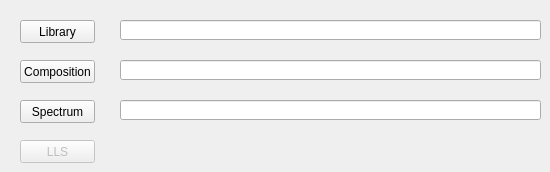
          <widget class="QWidget" name="tab_5">
           <attribute name="title">
            <string>LLS</string>
           </attribute>
           <widget class="QPushButton" name="pbt_fsa_lls_lib">
            <property name="geometry">
             <rect>
              <x>20</x>
              <y>20</y>
              <width>75</width>
              <height>23</height>
             </rect>
            </property>
            <property name="text">
             <string>Library</string>
            </property>
           </widget>
           <widget class="QPushButton" name="pbt_fsa_lls_compo">
            <property name="geometry">
             <rect>
              <x>20</x>
              <y>60</y>
              <width>75</width>
              <height>23</height>
             </rect>
            </property>
            <property name="text">
             <string>Composition</string>
            </property>
           </widget>
           <widget class="QPushButton" name="pbt_fsa_lls_solve">
            <property name="enabled">
             <bool>false</bool>
            </property>
            <property name="geometry">
             <rect>
              <x>20</x>
              <y>140</y>
              <width>75</width>
              <height>23</height>
             </rect>
            </property>
            <property name="text">
             <string>LLS</string>
            </property>
           </widget>
           <widget class="QLineEdit" name="let_fsa_lls_lib">
            <property name="geometry">
             <rect>
              <x>120</x>
              <y>20</y>
              <width>421</width>
              <height>20</height>
             </rect>
            </property>
           </widget>
           <widget class="QLineEdit" name="let_fsa_lls_cont">
            <property name="geometry">
             <rect>
              <x>120</x>
              <y>60</y>
              <width>421</width>
              <height>20</height>
             </rect>
            </property>
           </widget>
           <widget class="QPushButton" name="pbt_fsa_lls_spe">
            <property name="geometry">
             <rect>
              <x>20</x>
              <y>100</y>
              <width>75</width>
              <height>23</height>
             </rect>
            </property>
            <property name="text">
             <string>Spectrum</string>
            </property>
           </widget>
           <widget class="QLineEdit" name="let_fsa_lls_spe">
            <property name="geometry">
             <rect>
              <x>120</x>
              <y>100</y>
              <width>421</width>
              <height>20</height>
             </rect>
            </property>
           </widget>
          </widget>
